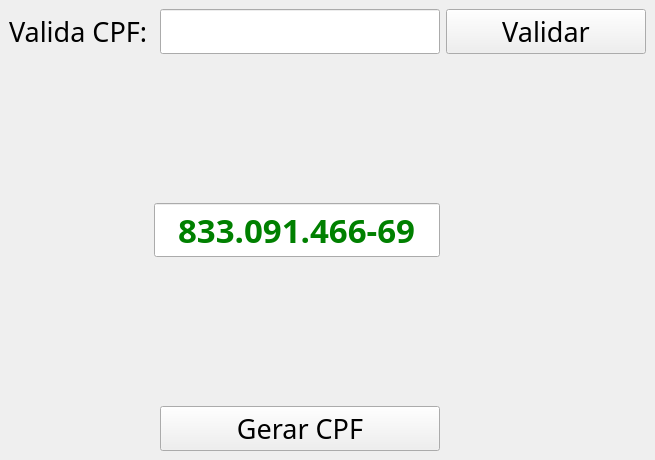
<?xml version="1.0" encoding="UTF-8"?>
<ui version="4.0">
 <class>MainWindow</class>
 <widget class="QMainWindow" name="MainWindow">
  <property name="geometry">
   <rect>
    <x>0</x>
    <y>0</y>
    <width>655</width>
    <height>460</height>
   </rect>
  </property>
  <property name="font">
   <font>
    <family>Agency FB</family>
    <pointsize>28</pointsize>
   </font>
  </property>
  <property name="windowTitle">
   <string>GERADOR DE CPF</string>
  </property>
  <property name="layoutDirection">
   <enum>Qt::LeftToRight</enum>
  </property>
  <property name="autoFillBackground">
   <bool>false</bool>
  </property>
  <property name="styleSheet">
   <string notr="true"/>
  </property>
  <widget class="QWidget" name="centralwidget">
   <layout class="QGridLayout" name="gridLayout">
    <item row="0" column="0">
     <widget class="QLabel" name="label_2">
      <property name="font">
       <font>
        <family>Gabriola</family>
        <pointsize>20</pointsize>
       </font>
      </property>
      <property name="text">
       <string>Valida CPF:</string>
      </property>
     </widget>
    </item>
    <item row="0" column="3">
     <widget class="QLineEdit" name="inputValidaCpf">
      <property name="font">
       <font>
        <family>Microsoft JhengHei</family>
        <pointsize>20</pointsize>
       </font>
      </property>
      <property name="styleSheet">
       <string notr="true">color: green</string>
      </property>
      <property name="alignment">
       <set>Qt::AlignCenter</set>
      </property>
     </widget>
    </item>
    <item row="0" column="4">
     <widget class="QPushButton" name="btnValidaCpf">
      <property name="minimumSize">
       <size>
        <width>200</width>
        <height>5</height>
       </size>
      </property>
      <property name="maximumSize">
       <size>
        <width>50</width>
        <height>50</height>
       </size>
      </property>
      <property name="font">
       <font>
        <family>Gabriola</family>
        <pointsize>20</pointsize>
       </font>
      </property>
      <property name="text">
       <string>Validar</string>
      </property>
     </widget>
    </item>
    <item row="4" column="3">
     <widget class="QPushButton" name="btnGeraCpf">
      <property name="font">
       <font>
        <family>Gabriola</family>
        <pointsize>20</pointsize>
       </font>
      </property>
      <property name="text">
       <string>Gerar CPF</string>
      </property>
     </widget>
    </item>
    <item row="2" column="2" colspan="2" alignment="Qt::AlignVCenter">
     <widget class="QLineEdit" name="labelRetorno">
      <property name="enabled">
       <bool>true</bool>
      </property>
      <property name="sizePolicy">
       <sizepolicy hsizetype="Expanding" vsizetype="Fixed">
        <horstretch>0</horstretch>
        <verstretch>0</verstretch>
       </sizepolicy>
      </property>
      <property name="minimumSize">
       <size>
        <width>0</width>
        <height>50</height>
       </size>
      </property>
      <property name="font">
       <font>
        <family>Microsoft JhengHei</family>
        <pointsize>25</pointsize>
        <weight>75</weight>
        <bold>true</bold>
       </font>
      </property>
      <property name="styleSheet">
       <string notr="true">color: green</string>
      </property>
      <property name="text">
       <string>833.091.466-69</string>
      </property>
      <property name="alignment">
       <set>Qt::AlignCenter</set>
      </property>
      <property name="readOnly">
       <bool>true</bool>
      </property>
     </widget>
    </item>
   </layout>
  </widget>
 </widget>
 <resources/>
 <connections/>
</ui>
